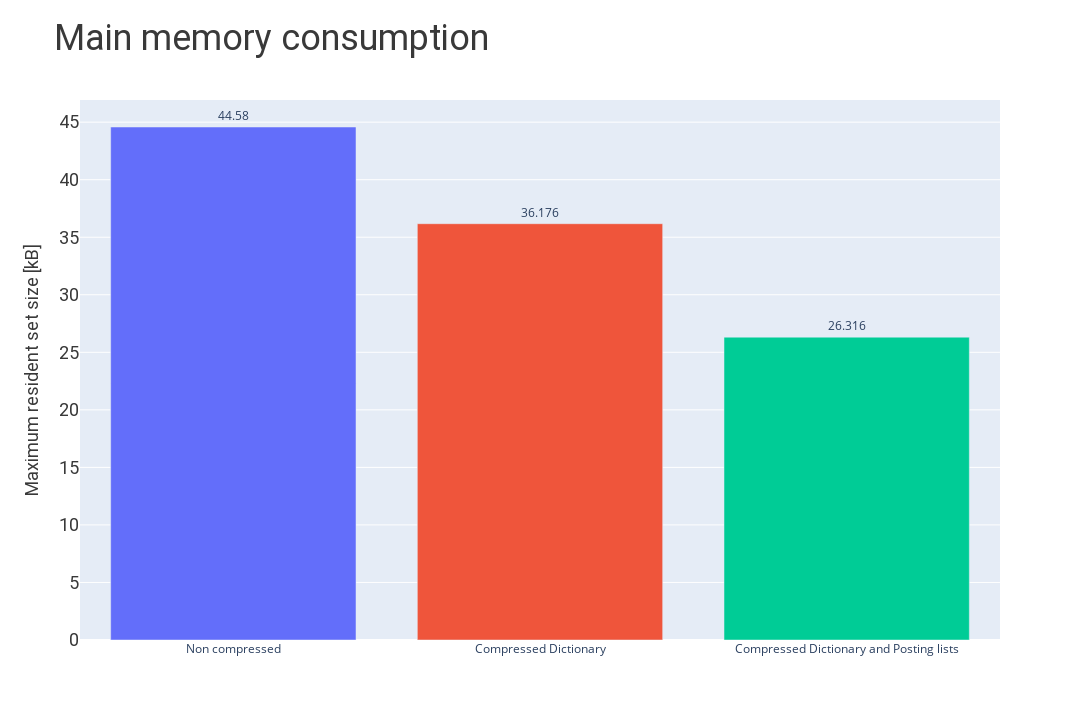

Notebook code cell kept with this figure:
### Code cell
import plotly.graph_objects as go

# Create a simple dataset
data = {'Non compressed': 44.580, 'Compressed Dictionary': 36.176, 'Compressed Dictionary and Posting lists': 26.316}

# Create the figure
fig = go.Figure()

# Add the bar plot to the figure
for implementation, memory in data.items():

    fig.add_bar(x=[implementation], y=[memory], name=implementation, text=[memory], textposition='outside', insidetextanchor='middle')

# Set the figure title and labels
fig.update_layout(
    title='Main memory consumption',
    xaxis_title='',
    yaxis_title='Maximum resident set size [kB]',
    showlegend=False,
    width=1080,
    height = 720,
)

fig.update_layout(
    title_font=dict(
        family='Roboto',
        size=36,
        color='rgb(57, 57, 57)'
    ),
    xaxis_title_font=dict(
        family='Roboto',
        size=18,
        color='rgb(57, 57, 57)'
    ),
    yaxis_title_font=dict(
        family='Roboto',
        size=18,
        color='rgb(57, 57, 57)'
    )
)

fig.update_yaxes(
    tickfont=dict(
        family='Roboto',
        size=18,
        color='rgb(57, 57, 57)'
    )
)

fig.update_layout(
    width=1080,
    height = 720
)

# Show the plot
fig.show()

### Figure 1 — Plotly figure (JSON) as saved in the notebook; plotly's stock layout.template omitted (floating-point values rounded to 4 significant figures)
{"data": [{"insidetextanchor": "middle", "name": "Non compressed", "text": ["44.58"], "textposition": "outside", "type": "bar", "x": ["Non compressed"], "y": [44.58]}, {"insidetextanchor": "middle", "name": "Compressed Dictionary", "text": ["36.176"], "textposition": "outside", "type": "bar", "x": ["Compressed Dictionary"], "y": [36.18]}, {"insidetextanchor": "middle", "name": "Compressed Dictionary and Posting lists", "text": ["26.316"], "textposition": "outside", "type": "bar", "x": ["Compressed Dictionary and Posting lists"], "y": [26.32]}], "layout": {"height": 720, "showlegend": false, "title": {"font": {"color": "rgb(57, 57, 57)", "family": "Roboto", "size": 36}, "text": "Main memory consumption"}, "width": 1080, "xaxis": {"title": {"font": {"color": "rgb(57, 57, 57)", "family": "Roboto", "size": 18}, "text": ""}}, "yaxis": {"tickfont": {"color": "rgb(57, 57, 57)", "family": "Roboto", "size": 18}, "title": {"font": {"color": "rgb(57, 57, 57)", "family": "Roboto", "size": 18}, "text": "Maximum resident set size [kB]"}}}}
